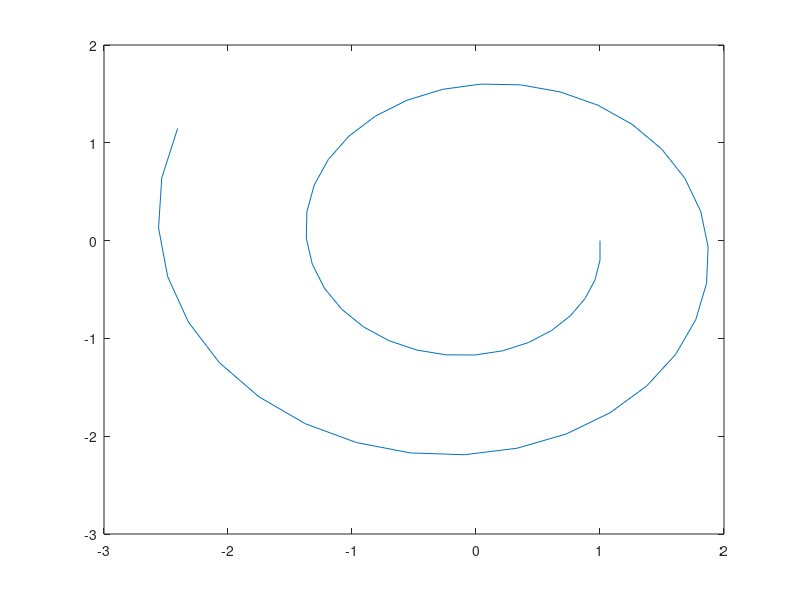

Recreate this plot in MATLAB.
## Author: Aishwarya Lakshminarayanan <aishu@firefly>
## Created: 2015-06-22

h=0.2;
n=50;
x1(1)=1;
y1(1)=0;
%x=0; y=0;r=1;
%ang=0:0.01:2*pi;
%xp = r*cos(ang)+x;
%yp = r*sin(ang)+y;

for i = 1:n
	y1(i+1) = y1(i) - x1(i)*h;
	x1(i+1) = x1(i) + y1(i)*h;
end;
%plot(xp,yp,x1,y1)
plot(x1,y1)

pause
